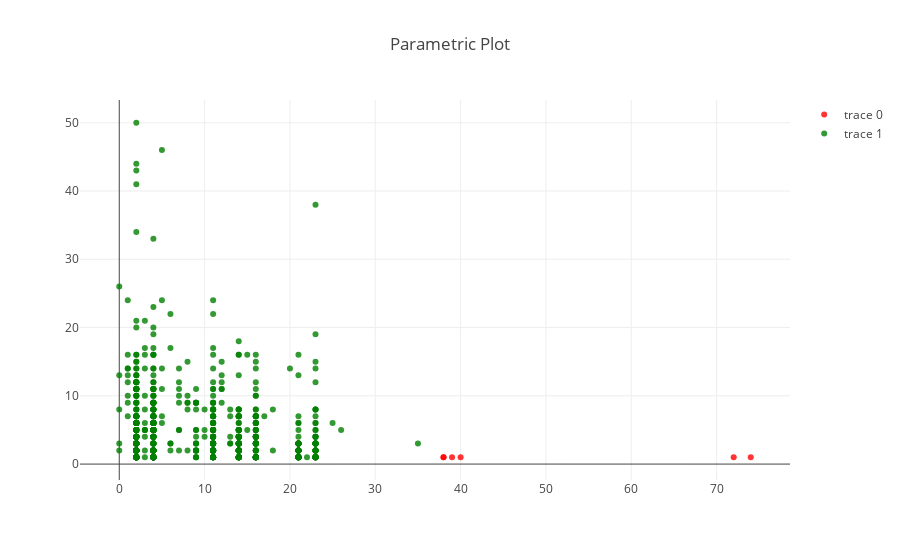

Notebook source saved alongside this figure:
### Code cell
# SVM classifier
from sklearn.svm import LinearSVC
classifier = LinearSVC()

train_classifier(classifier, dataset.tolist(), CLASSES)
classificate_and_display(classifier, dataset, 2)

### Figure 1 — Plotly figure (JSON) as saved in the notebook; plotly's stock layout.template omitted (floating-point values rounded to 4 significant figures; data arrays with more than 128 entries replaced by an {"elided": "..."} marker saying what was removed)
{"data": [{"marker": {"color": "red", "opacity": 0.8, "size": 6}, "mode": "markers", "type": "scatter", "x": [38, 38, 40, 74, 39, 72], "y": [1, 1, 1, 1, 1, 1]}, {"marker": {"color": "green", "opacity": 0.8, "size": 6}, "mode": "markers", "type": "scatter", "x": {"elided": "742 int values"}, "y": {"elided": "742 int values"}}], "layout": {"autosize": true, "scene": {"xaxis": {"backgroundcolor": "rgb(230, 230,230)", "gridcolor": "rgb(255, 255, 255)", "showbackground": true, "zerolinecolor": "rgb(255, 255, 255)"}, "yaxis": {"backgroundcolor": "rgb(230, 230,230)", "gridcolor": "rgb(255, 255, 255)", "showbackground": true, "zerolinecolor": "rgb(255, 255, 255)"}, "zaxis": {"backgroundcolor": "rgb(230, 230,230)", "gridcolor": "rgb(255, 255, 255)", "showbackground": true, "zerolinecolor": "rgb(255, 255, 255)"}}, "title": "Parametric Plot"}}
